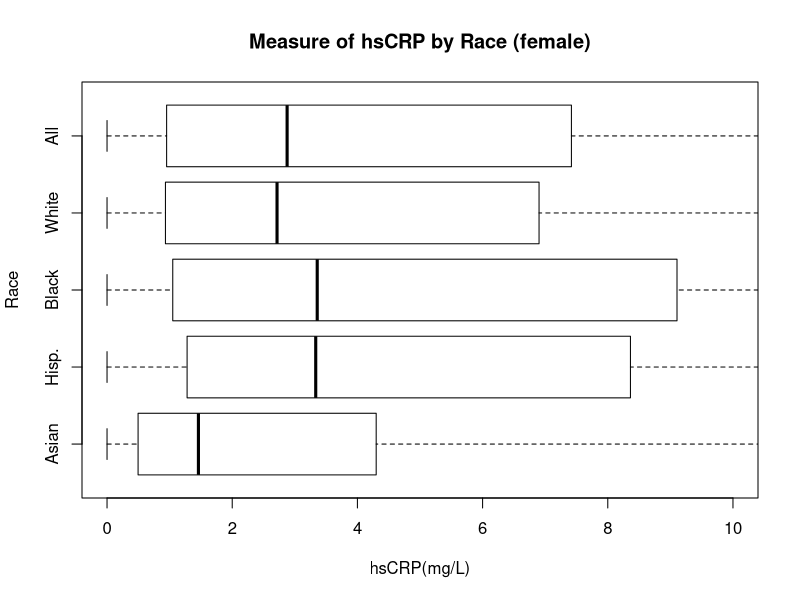
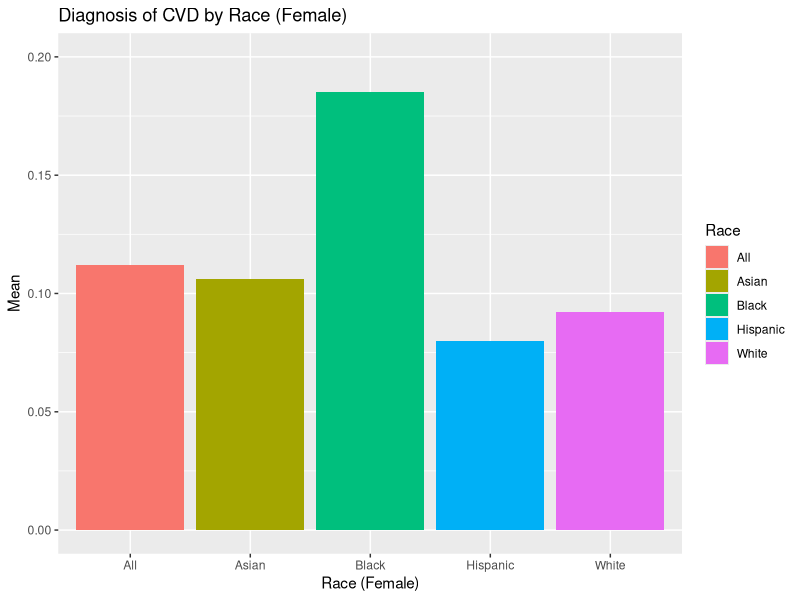
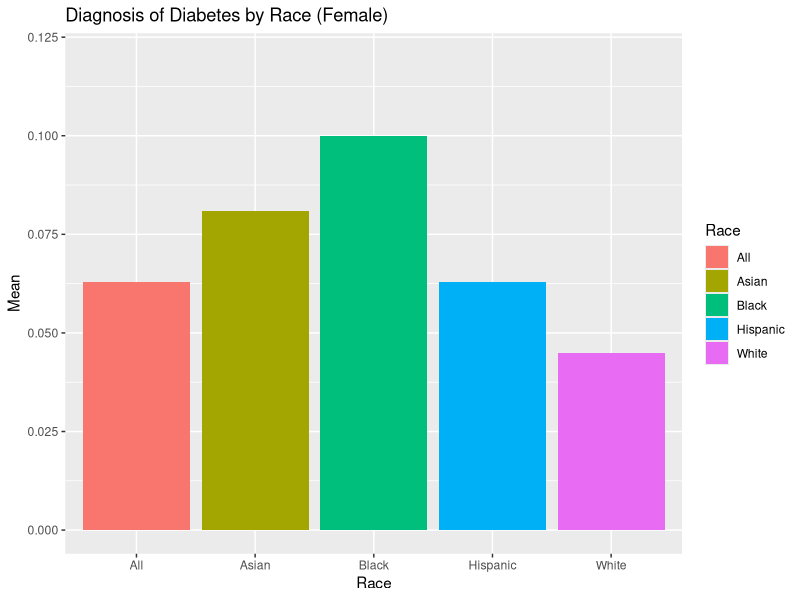

R code for these plots, in order:
## ---- chunk 1
library(tidyverse)
library(readr)
## ---- chunk 2
fAsianDF <- read_csv("./Data/fData/F_Asian.csv")
fHispanicDF <- read_csv("./Data/fData/F_hispanic.csv")
fBlackDF <- read_csv("./Data/fData/F_non-hispanic_black.csv")
fWhiteDF <- read_csv("./Data/fData/F_non-hispanic_white.csv")
fDF <- read_csv("./Data/fData/allFemales.csv")

## ---- chunk 3

# Remember to rename first row 
fAsianDFClean <- mutate(fAsianDF, Race = "Asian") %>% 
  slice(1, 11, 23, 24, 25, 34) 

fHispanicDFClean <- mutate(fHispanicDF, Race = "Hispanic") %>% 
  slice(1, 11, 23, 24, 25, 34) 

fBlackDFClean <- mutate(fBlackDF, Race = "Black") %>% 
  slice(1, 11, 23, 24, 25, 34) 

fWhiteDFClean <- mutate(fWhiteDF, Race = "White") %>% 
  slice(1, 11, 23, 24, 25, 34) 

fDFClean <- mutate(fDF, Race = "All") %>% 
  slice(1, 11, 23, 24, 25, 34)

colnames(fDFClean)[1] = "...1"

## ---- chunk 4
raceList1 <- rbind(fAsianDFClean, fHispanicDFClean)
raceList2 <- rbind(fBlackDFClean, fWhiteDFClean)
raceList3 <- rbind(raceList1, raceList2)
finalRaceListF <- rbind(raceList3, fDFClean)

## ---- chunk 5
# Note: The matrix must be race x summary statistics in order of (min, Q1, Q2, Q3, max)
#         [min] [q1] [q2] [q3] [max]
# [Asian]
# [Hispanic]
# [Black]
# [White]

finalRaceListF_CRP <- finalRaceListF %>% 
  slice(3, 9, 15, 21, 27) 

fStats <- list(stats=t(cbind(finalRaceListF_CRP$Minimum,
                 finalRaceListF_CRP$`Percentile 25`,
                 finalRaceListF_CRP$Median,
                 finalRaceListF_CRP$`Percentile 75`,
                 finalRaceListF_CRP$Maximum)),
               n=c(finalRaceListF_CRP$Count[1],
                   finalRaceListF_CRP$Count[2],
                   finalRaceListF_CRP$Count[3],
                   finalRaceListF_CRP$Count[4],
                   finalRaceListF_CRP$Count[5]))

                

bxp(fStats, show.names = FALSE, main="Measure of hsCRP by Race (female)", xlab="hsCRP(mg/L)", ylab="Race", ylim = c(0,10), horizontal = TRUE)
axis(2, at = 1:5, labels = c("Asian", "Hisp.", "Black", "White", "All"))

## ---- chunk 6
# Frequency of Cardiovascular Disease (CVD) diagnoses 
# Bar graph 
finalRaceListF_CVD <- finalRaceListF %>% 
  slice(1, 7, 13, 19, 25) 

finalRaceListF_CVD_bar <- ggplot(finalRaceListF_CVD, aes(x=Race, y=Mean, fill=Race)) + 
  geom_bar(stat="identity") + 
  ylim(0,0.2) + 
  labs(title = "Diagnosis of CVD by Race (Female)", x = "Race (Female)")
finalRaceListF_CVD_bar

# Frequency of Diabetes diagnoses
# Bar graph 
finalRaceListF_D <- finalRaceListF %>% 
  slice(2, 8, 14, 20, 26)

finalRaceListF_D_bar <- ggplot(finalRaceListF_D, aes(x=Race, y=Mean, fill=Race)) + 
  geom_bar(stat="identity") + 
  ylim(0, 0.12) + 
  labs(title="Diagnosis of Diabetes by Race (Female)")
finalRaceListF_D_bar
## ---- chunk 7
# Relationship between hsCRP and Cardiovascular Disease
# Bar graph 

# Relationship between hsCRP and Diabetes
# Bar graph 

